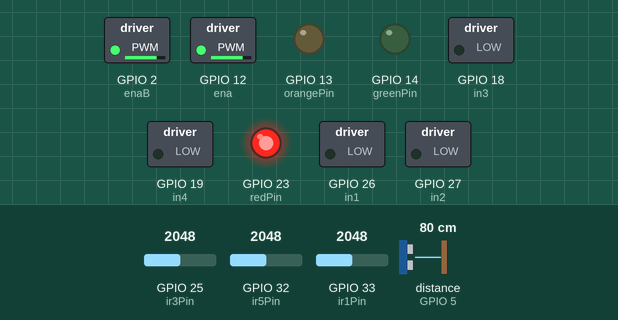
The sketch below on a simulated ESP32. Shown: switched loads named in the sketch (green lamp = pin HIGH), output pins drawn as LEDs (lit = HIGH). Wiring (inferred from the names in the program): ultrasonic range finder: trigger GPIO 4; echo GPIO 5. The test bench sets the inputs (shaded band); at power-on: distance to the obstacle (sensor on GPIO 5) 80 cm, GPIO 25 (ir3Pin) = 2048, GPIO 32 (ir5Pin) = 2048, GPIO 33 (ir1Pin) = 2048. The echo pulse lasts 58.3 µs per cm; WiFi joins after 1.5 s; servers stay silent unless stated; no MQTT or app messages arrive unless stated; pins used as bus, display or sensor lines are not drawn; what the sketch prints to the serial monitor is not drawn.

Above: at 2.7 s.
2.8 s: distance to the obstacle (sensor on GPIO 5) set to 12 cm
4.3 s: distance to the obstacle (sensor on GPIO 5) set to 9 cm
At 5.0 s:
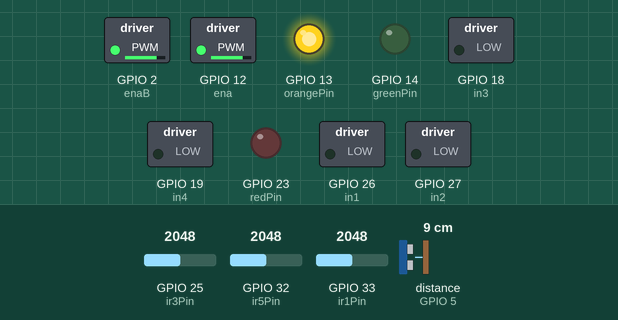
5.8 s: distance to the obstacle (sensor on GPIO 5) set to 18 cm
At 6.1 s:
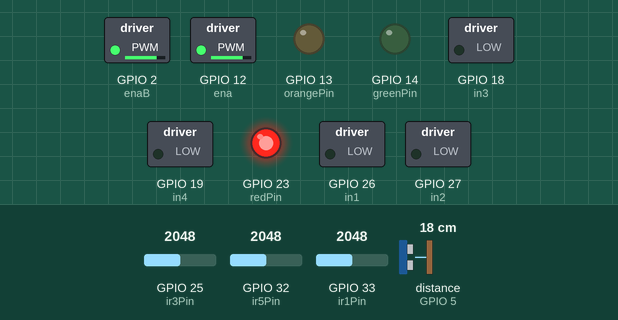
7.3 s: GPIO 25 (ir3Pin) set to 3240
8.8 s: GPIO 25 (ir3Pin) set to 3330
At 9.5 s:
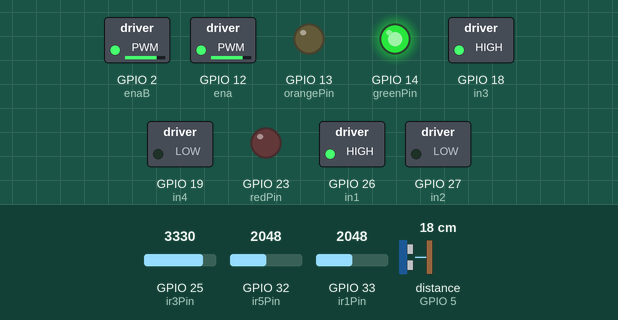
10.3 s: GPIO 25 (ir3Pin) set to 2866
At 10.7 s:
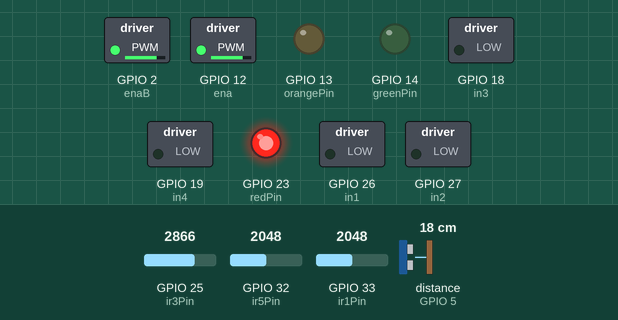
Timing chart, 0 to 12.8 s (numbered marks = the images above; inputs shaded):
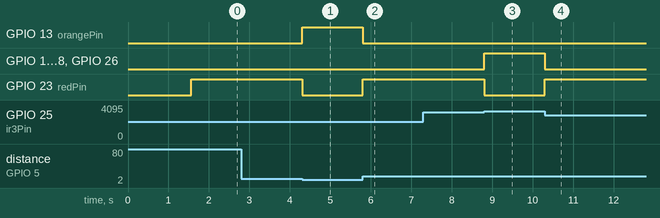

Measured:
- the behaviour switches between 11 and 10 cm on distance to the obstacle (sensor on GPIO 5) (found by bisection; images 0 and 1)
- the behaviour switches between 3276 and 3277 on GPIO 25 (ir3Pin) (found by bisection; images 2 and 3)
- after the input at 2.8 s, every drawn part: stays the same
- after the input at 4.3 s, GPIO 13 (orangePin): LOW → HIGH at once; GPIO 23 (redPin): HIGH → LOW at once
- after the input at 5.8 s, GPIO 13 (orangePin): HIGH → LOW at once; GPIO 23 (redPin): LOW → HIGH at once
- after the input at 7.3 s, every drawn part: stays the same
- after the input at 8.8 s, GPIO 14 (greenPin), GPIO 18 (in3), GPIO 26 (in1): LOW → HIGH at once; GPIO 23 (redPin): HIGH → LOW at once
- after the input at 10.3 s, GPIO 14 (greenPin), GPIO 18 (in3), GPIO 26 (in1): HIGH → LOW at once; GPIO 23 (redPin): LOW → HIGH at once

The sketch:

IoT_Project.ino
```cpp
// - 𝕸𝖆𝖝𝖎𝖒 𝕭𝖔𝖟𝖊𝖐 -

// ---------------- PINS ----------------
#define ena 12
#define in1 26
#define in2 27

#define enaB 2
#define in3 18
#define in4 19

#define ir3Pin 25 // orange wire (IR)
#define ir1Pin 33 // blue wire (IR)
#define ir5Pin 32 // white wire (IR)

#define echoPin 5 // purple wire (HC)
#define trigPin 4 // blue wire (HC)

#define redPin 23
#define orangePin 13
#define greenPin 14

#define button 35

// ---------------- GLOBAL VARIABLES ----------------
int sped = 200;

float duration;
float distance;

int ir3;
int ir1;
int ir5;
int m = 15;

char distanceArray[20];

// ---------------- WIFI & MQTT ----------------
#include <WiFi.h>
#include <PubSubClient.h>
WiFiClient espClient;
PubSubClient client(espClient);

const char* ssid = "embed";
const char* password = "weareincontrol";
const char* mqtt_server = "192.168.1.231";
const int mqtt_port = 1883;
const char* mqtt_user = "maximbozek";
const char* mqtt_passw = "odroid";

void setup() {
  Serial.begin(115200);

  // ---------------- PINMODES ----------------
  pinMode(ena, OUTPUT);
  digitalWrite(ena, HIGH);
  analogWrite(ena, sped);

  pinMode(enaB, OUTPUT);
  digitalWrite(enaB, HIGH);
  analogWrite(enaB, sped);

  pinMode(in1, OUTPUT);
  pinMode(in2, OUTPUT);
  pinMode(in3, OUTPUT);
  pinMode(in4, OUTPUT);

  pinMode(ir3Pin, INPUT);
  pinMode(ir1Pin, INPUT);
  pinMode(ir5Pin, INPUT);

  pinMode(trigPin, OUTPUT);
  pinMode(echoPin, INPUT);

  pinMode(redPin, OUTPUT);
  pinMode(orangePin, OUTPUT);
  pinMode(greenPin, OUTPUT);

  pinMode(button, INPUT);

  // ---------------- WIFI & MQTT ----------------
  WiFi.begin(ssid, password);
  while (WiFi.status() != WL_CONNECTED) {
    delay(500);
    Serial.println("Connecting...");
  }
  Serial.println("Connected to wifi.");
  Serial.println("-----");

  client.setServer(mqtt_server, mqtt_port);
}

void loop() {
  // ---------------- MQTT CONNECTION ----------------
  client.loop();

  while (!client.connected())
  {
    if (client.connect("ESP32Client", mqtt_user, mqtt_passw))
    {
     Serial.println("connected to MQTT");
     Serial.println("-----");
    }
    else
    {
      Serial.print("failed with state ");
      Serial.println(client.state());
      Serial.println("-----");
      delay(2000);
    }
  }

  // ---------------- SENSOR READS & PUBLISHES ----------------
  digitalWrite(trigPin, LOW);
  delayMicroseconds(5);
  digitalWrite(trigPin, HIGH);
  delayMicroseconds(10);
  digitalWrite(trigPin, LOW);

  duration = pulseIn(echoPin, HIGH);
  distance = (duration * 0.0343) / 2;

  dtostrf(distance, 2, 2, distanceArray);
  client.publish("home/linerobot/distance", distanceArray);

  // ---------------- CAR MOVEMENT ----------------
  ir3 = map(analogRead(ir3Pin), 0, 4096, 0, 20);
  ir1 = map(analogRead(ir1Pin), 0, 4096, 0, 20);
  ir5 = map(analogRead(ir5Pin), 0, 4096, 0, 20);

  if(distance > 10)
  {
    if ((ir1 <= m) && (ir3 > m) && (ir5 <= m))
    {
      carDrive();
      green();
    }
    else if ((ir1 > m) && (ir3 > m) && (ir5 > m))
    {
      carStop();
      orange();
      for(int i = 0;i <= 5000;)
      {
        i++;
        delay(1);
        if(digitalRead(button) == 1)
        {
          break;
        }
      }
      // delay(2000);
      carDrive();
      green();
      delay(200);
    }
    else if ((ir1 <= m) && (ir3 <= m) && (ir5 <= m))
    {
      carStop();
      red();
    }
    else if ((ir1 = 0) && (ir3 = 0) && (ir5 = 0))
    {
      carStop();
      red();
    }
    else if ((ir1 = 0) || (ir3 = 0) || (ir5 = 0))
    {
      carStop();
      red();
    }
    else if ((ir1 > m) && (ir3 > m) && (ir5 <= m))
    {
      carLeft();
      green();
    }
    else if ((ir1 > m) && (ir3 <= m) && (ir5 <= m))
    {
      carLeft();
      green();
    }
    else if ((ir1 <= m) && (ir3 > m) && (ir5 > m))
    {
      carRight();
      green();
    }
    else if ((ir1 <= m) && (ir3 <= m) && (ir5 > m))
    {
      carRight();
      green();
    }
  }
  else if(distance <= 10)
  {
    carStop();
    orange();
  }

  // ---------------- SENSOR CONTROLE FOR TROUBLESHOOTING ----------------
  /*
  Serial.print("IR: ");
  Serial.print(ir1);
  Serial.print("(1)");
  Serial.print(" | ");
  Serial.print(ir3);
  Serial.print("(3)");
  Serial.print(" | ");
  Serial.print(ir5);
  Serial.println("(5)");
  Serial.print("HC: ");
  Serial.println(distance);
  Serial.print("Button: ");
  Serial.println(digitalRead(button));
  Serial.println("-----");
  delay(500);
  */
}

void carStop(){
  digitalWrite(in1,LOW);
  digitalWrite(in2,LOW);
  digitalWrite(in3,LOW);
  digitalWrite(in4,LOW);
}

void carDrive(){
  digitalWrite(in1,HIGH);
  digitalWrite(in2,LOW);
  digitalWrite(in3,HIGH);
  digitalWrite(in4,LOW);
}

void carLeft(){
  digitalWrite(in1,LOW);
  digitalWrite(in2,HIGH);
  digitalWrite(in3,HIGH);
  digitalWrite(in4,LOW);
}

void carRight(){
  digitalWrite(in1,HIGH);
  digitalWrite(in2,LOW);
  digitalWrite(in3,LOW);
  digitalWrite(in4,HIGH);
}

void red(){
  digitalWrite(redPin, HIGH);
  digitalWrite(orangePin, LOW);
  digitalWrite(greenPin, LOW);
}

void orange(){
  digitalWrite(redPin, LOW);
  digitalWrite(orangePin, HIGH);
  digitalWrite(greenPin, LOW);
}

void green(){
  digitalWrite(redPin, LOW);
  digitalWrite(orangePin, LOW);
  digitalWrite(greenPin, HIGH);
}

// - 𝕸𝖆𝖝𝖎𝖒 𝕭𝖔𝖟𝖊𝖐 -
```
